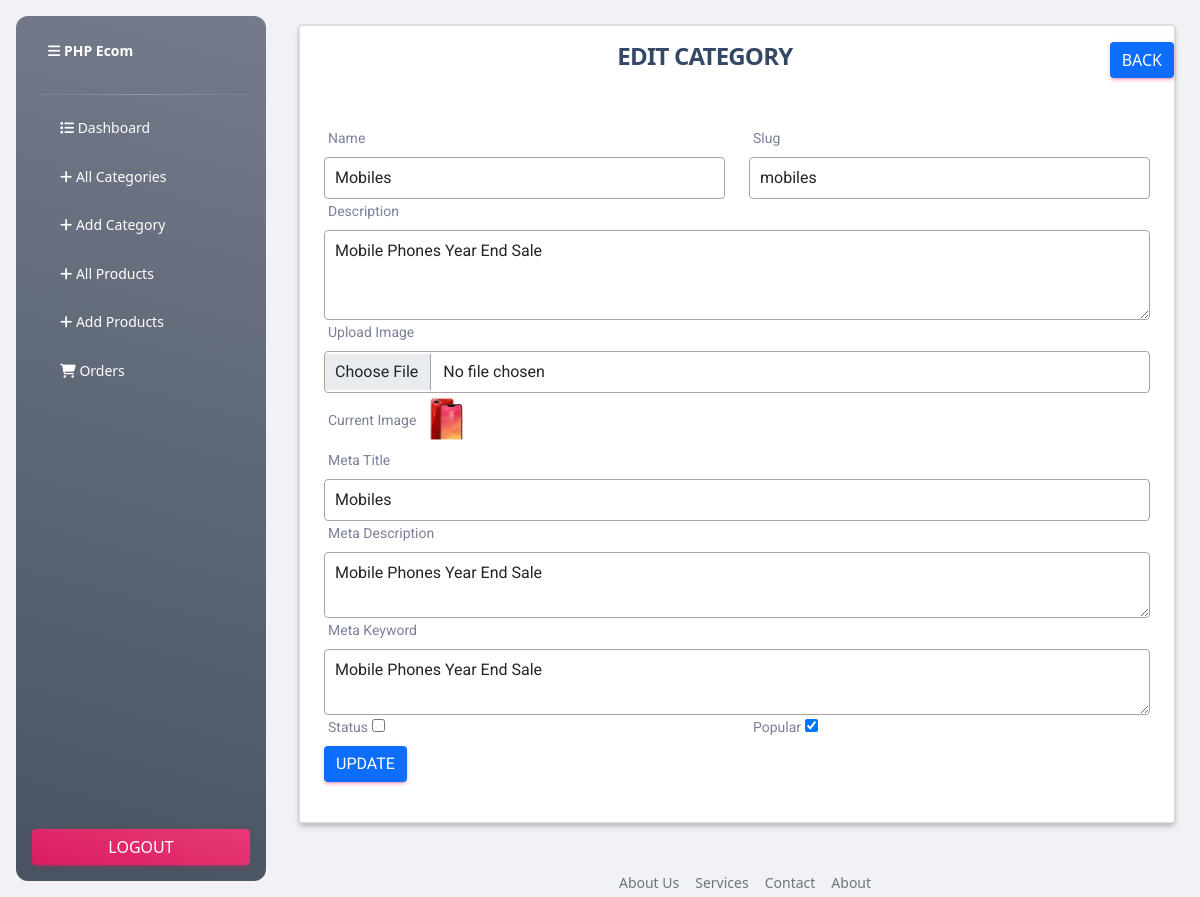
/admin/edit-category.php?id=25, run on the app's committed database.
### tables this page shows
CREATE TABLE `categories` (
  `id` int(11) NOT NULL,
  `name` varchar(191) NOT NULL,
  `slug` varchar(191) NOT NULL,
  `description` mediumtext DEFAULT NULL,
  `status` tinyint(4) NOT NULL DEFAULT 0,
  `popular` tinyint(4) NOT NULL DEFAULT 0,
  `image` varchar(191) NOT NULL,
  `meta_title` varchar(191) NOT NULL,
  `meta_description` mediumtext NOT NULL,
  `meta_keywords` mediumtext NOT NULL,
  `created_at` timestamp NOT NULL DEFAULT current_timestamp()
);

### functions/myfunctions.php (called while the page is built, shortened)
<?php
include('../config/dbcon.php');
function getByID($table, $id)
{
  global $con;
  $query = "SELECT * FROM $table WHERE id='$id'";
   return $query_run = mysqli_query($con, $query);
}
?>

### admin/edit-category.php (the view, shortened to what this page needs)
<?php
include('includes/heder.php');
include('../functions/myfunctions.php')
?>
<div class="container">
    <div class="row">
        <div class="col-md-12">
            <?php
            if (isset($_GET['id'])) {
                $id = $_GET['id'];
                $category = getByID("categories", $id);
                if (mysqli_num_rows($category) > 0) {
                    $data = mysqli_fetch_array($category);
            ?>
                    <div class="card mt-4 ">
                        <div class="card header ">
                            <h4 class="text-center mt-3 text-uppercase font-weight-bold ">Edit Category
                                <a href="category.php" class="btn btn-primary float-end">Back</a>
                            </h4>
                            <div class="card-body">
                                <form action="code.php" method="POST" enctype="multipart/form-data">
                                    <div class="row">
                                        <div class="col-md-6">
                                            <label for="">Name</label>
                                            <input type="text" name="name" value="<?= $data['name'] ?>" placeholder="Enter Category name" class="form-control">
                                        </div>
                                        <div class="col-md-6">
                                            <label for="">Slug</label>
                                            <input type="text" name="slug" value="<?= $data['slug'] ?>" placeholder="Enter slug" class="form-control">
                                        </div>
                                        <div class="col-md-12">
                                            <label for="">Description</label>
                                            <textarea rows="3" name="description" placeholder="Enter description" class="form-control"><?= $data['description'] ?></textarea>
                                        </div>
                                        <div class="col-md-12">
                                            <label for="">Upload Image</label>
                                            <input type="file" name="image" class="form-control">
                                            <label for="">Current Image</label>
                                            <img src="uploads/<?= $data['image'] ?>" height="55px" width="55px">
                                        </div>
                                        <div class="col-md-12">
                                            <label for="">Meta Title</label>
                                            <input type="text" name="meta_title" value="<?= $data['meta_title'] ?>" placeholder="Enter meta title" class="form-control">
                                        </div>
                                        <div class="col-md-12">
                                            <label for="">Meta Description</label>
                                            <textarea row="3" name="meta_description" placeholder="Enter meta description" class="form-control"><?= $data['meta_description'] ?>
                                            </textarea>
                                        </div>
                                        <div class="col-md-12">
                                            <label for="">Meta Keyword</label>
                                            <textarea row="3" name="meta_keywords" placeholder="Enter meta keywords" class="form-control"><?= $data['meta_keywords'] ?>
                                    </textarea>
                                        </div>
                                        <div class="col-md-6">
                                            <label for="">Status</label>
                                            <input type="checkbox" <?= $data['status'] ? "checked" : "" ?> name="status">
                                        </div>
                                        <div class="col-md-6">
                                            <label for="">Popular</label>
                                            <input type="checkbox" <?= $data['popular'] ? "checked" : "" ?> name="popular">
                                        </div>
                                        <div class="col-md-12">
                                            <button type="submit" class="btn btn-primary" name="update-category_btn">Update</button>
                                        </div>
                                    </div>
                                </form>
                            </div>
                        </div>
                    </div>
            <?php
                } else {
                    echo "Category not found";
                }
            } else {
                echo "Id Missing from url";
            }
            ?>
        </div>
    </div>
</div>
<?php include('includes/footer.php'); ?>

### admin/includes/heder.php (style rules this page uses)
.form-control { border: 1px solid #b3a1a1 !important; padding: 8px 10px; }

### data on the page
categories: name "Mobiles", slug "mobiles", description "Mobile Phones Year End Sale", image (picture), meta_title "Mobiles", meta_description "Mobile Phones Year End Sale", meta_keywords "Mobile Phones Year End Sale", popular "☑"
